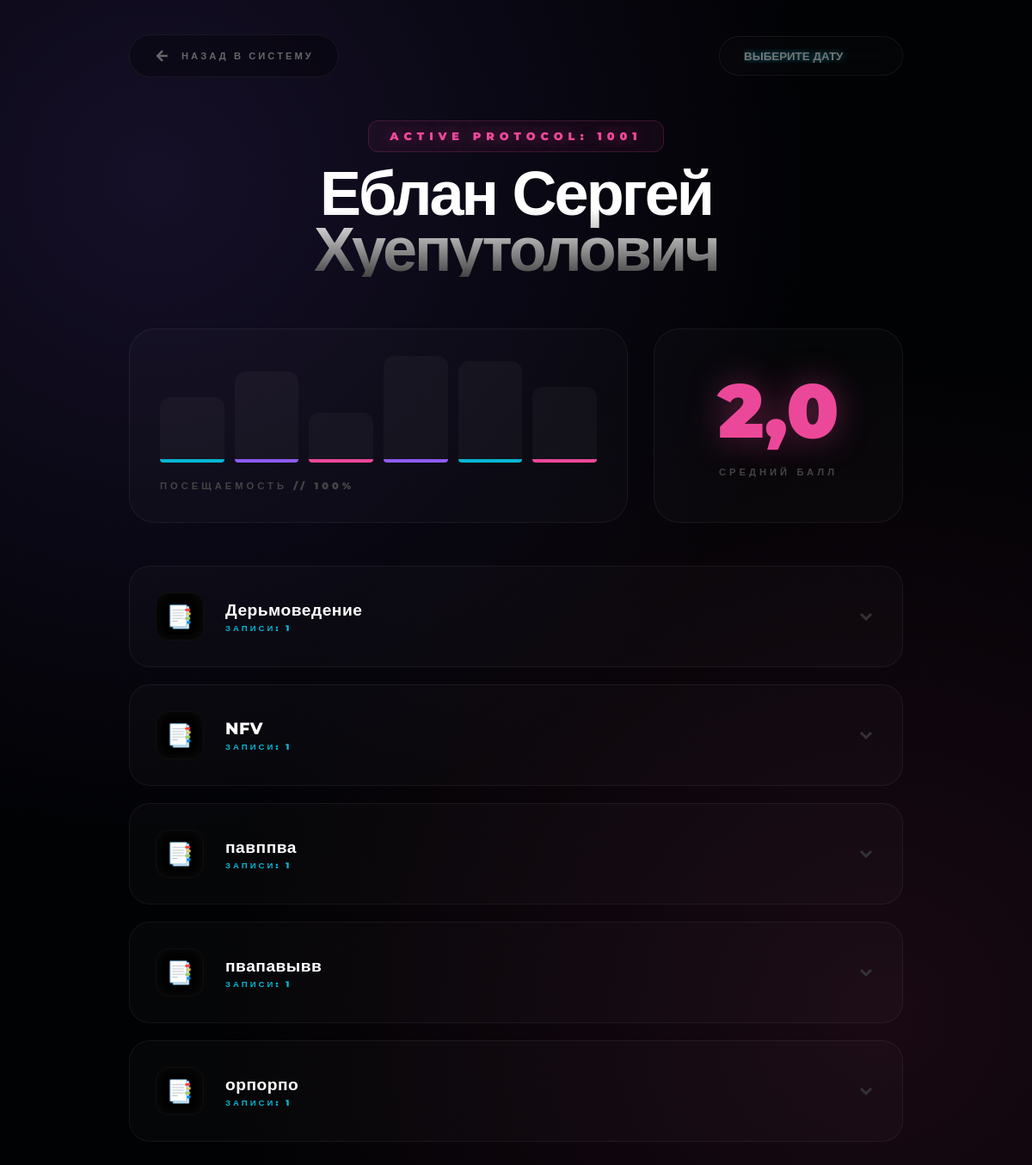
Screenshot of /student/1/ with the database file from the repository.
### grades/models.py (models this page shows, shortened)
class Student(models.Model):
    full_name = models.CharField("ФИО ученика", max_length=200)
    class Meta:
        verbose_name = "Ученик"
        verbose_name_plural = "Ученики"

class Subject(models.Model):
    name = models.CharField("Название предмета", max_length=100)
    class Meta:
        verbose_name = "Предмет"
        verbose_name_plural = "Предметы"

### grades/views.py (the view)
# urls.py: path('student/<int:student_id>/', views.student_detail, name='student_detail'),
def student_detail(request, student_id):
    student = get_object_or_404(Student, id=student_id)
    selected_date = request.GET.get('date')
    all_records = Record.objects.filter(student=student)
    avg_grade = all_records.filter(grade__isnull=False).aggregate(Avg('grade'))['grade__avg']
    avg_grade = round(avg_grade, 1) if avg_grade else "—"
    total_recs = all_records.count()
    attendance_percent = round((all_records.filter(is_present=True).count() / total_recs) * 100) if total_recs > 0 else 0
    if selected_date and selected_date != "":
        display_records = all_records.filter(date=selected_date)
    else:
        display_records = all_records.order_by('-date')
        selected_date = None # Сбрасываем в None для корректной работы шаблона
    all_subjects = Subject.objects.all()
    performance = {subj: display_records.filter(subject=subj) for subj in all_subjects}
    return render(request, 'grades/student_detail.html', {
        'student': student,
        'performance': performance,
        'selected_date': selected_date,
        'avg_grade': avg_grade,
        'attendance_percent': attendance_percent,
    })

### grades/templates/grades/student_detail.html (shortened to what this page needs)
<!DOCTYPE html>
<html lang="ru">
<head>
    <link rel="stylesheet" href="https://cdn.jsdelivr.net/npm/flatpickr/dist/themes/dark.css">
</head>
<body>
    <div class="container">
        <div class="top-nav">
            <a href="{% url 'index' %}" class="back-link">
                <svg width="20" height="20" viewBox="0 0 24 24" fill="none" stroke="currentColor" stroke-width="3">
                    <line x1="19" y1="12" x2="5" y2="12"></line>
                    <polyline points="12 19 5 12 12 5"></polyline>
                </svg>
                Назад в систему
            </a>
            <div class="cyber-filter">
                <form method="GET" style="display: flex; align-items: center; gap: 15px;">
                   <input type="text" name="date" id="cyber-calendar" class="date-input"
                        value="{{ selected_date|default:'' }}" placeholder="ВЫБЕРИТЕ ДАТУ">
                </form>
            </div>
        </div>
        <header class="header-profile">
            <div class="protocol-tag">Active Protocol: {{ student.id|add:1000 }}</div>
            <h1 class="student-name">{{ student.full_name }}</h1>
        </header>
        {% if performance %}
        <div class="stats-hud">
            <div class="hud-card">
                <div class="attendance-tracker">
                    <div class="bar-col"><div class="bar-visual" style="--h: 60%;"></div></div>
                    <div class="bar-col"><div class="bar-visual" style="--h: 85%;"></div></div>
                    <div class="bar-col"><div class="bar-visual" style="--h: 45%;"></div></div>
                    <div class="bar-col"><div class="bar-visual" style="--h: {{ attendance_percent }}%;"></div></div>
                    <div class="bar-col"><div class="bar-visual" style="--h: 95%;"></div></div>
                    <div class="bar-col"><div class="bar-visual" style="--h: 70%;"></div></div>
                </div>
                <div class="hud-label">Посещаемость // {{ attendance_percent }}%</div>
            </div>
            <div class="hud-card grade-monitor">
                <div class="grade-value {% if avg_grade != '—' and avg_grade < 3.5 %}bad-grade{% endif %}">{{ avg_grade }}</div>
                <div class="hud-label">Средний балл</div>
            </div>
        </div>
        {% endif %}
        {% for subject, records in performance.items %}
            {% if records or not selected_date %}
            <div class="cyber-cell" onclick="this.classList.toggle('active')">
                <div class="cell-header">
                    <div style="display: flex; align-items: center; gap: 25px;">
                        <div class="cell-icon-wrap">
                            {% if "Код" in subject.name or "Python" in subject.name %}💻
                            {% elif "Сет" in subject.name %}📡
                            {% else %}📑{% endif %}
                        </div>
                        <div>
                            <div class="cell-name">{{ subject.name }}</div>
                            <div class="cell-performance">
                                {% if records %} Записи: {{ records.count }} {% else %} Нет данных {% endif %}
                            </div>
                        </div>
                    </div>
                    <svg class="arrow-svg" width="24" height="24" viewBox="0 0 24 24" fill="none" stroke="currentColor" stroke-width="3"><polyline points="6 9 12 15 18 9"></polyline></svg>
                </div>
            </div>
            {% endif %}
        {% empty %}
            <div class="status-empty">База данных пуста</div>
        {% endfor %}
    </div>
</body>

### rows the page displays
Student: id|add "1001", full_name "Еблан Сергей Хуепутолович"
Subject: name "Дерьмоведение", count "1"
Subject: name "NFV", count "1"
Subject: name "павппва", count "1"
Subject: name "пвапавывв", count "1"
Subject: name "орпорпо", count "1"

### other values shown
{{ attendance_percent }} "100"
{{ avg_grade }} "2,0"
